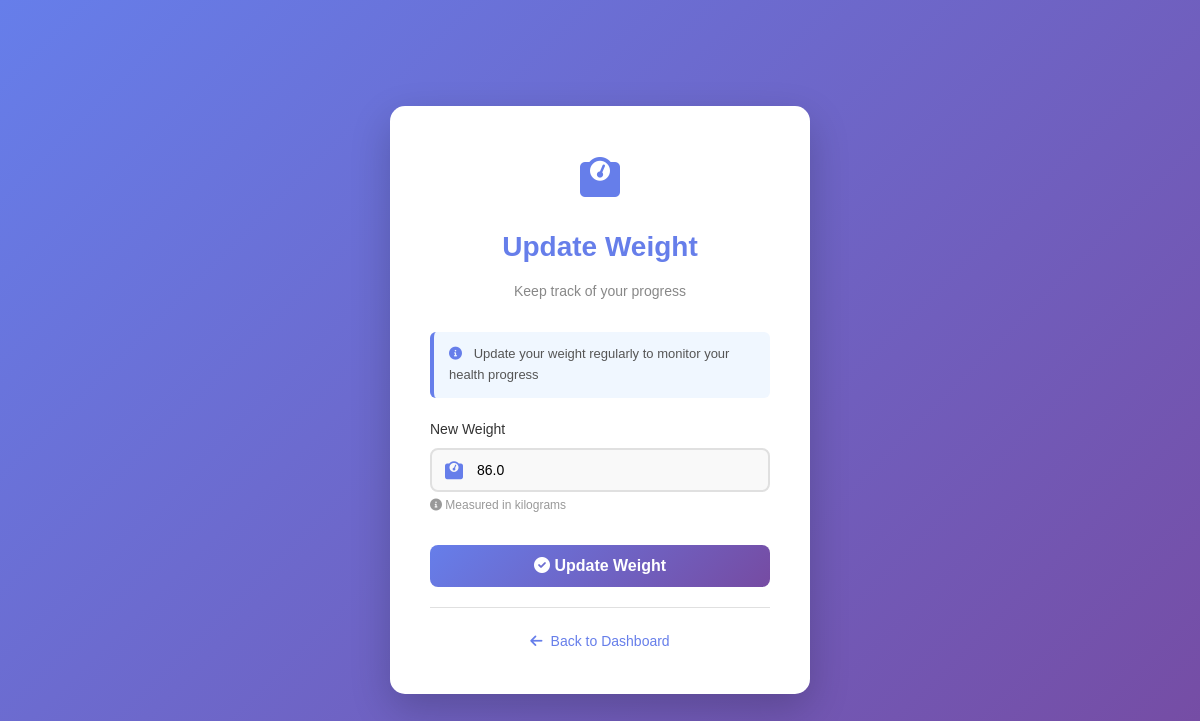
/update-weight/ (signed in), run on an earlier commit of the app's database.
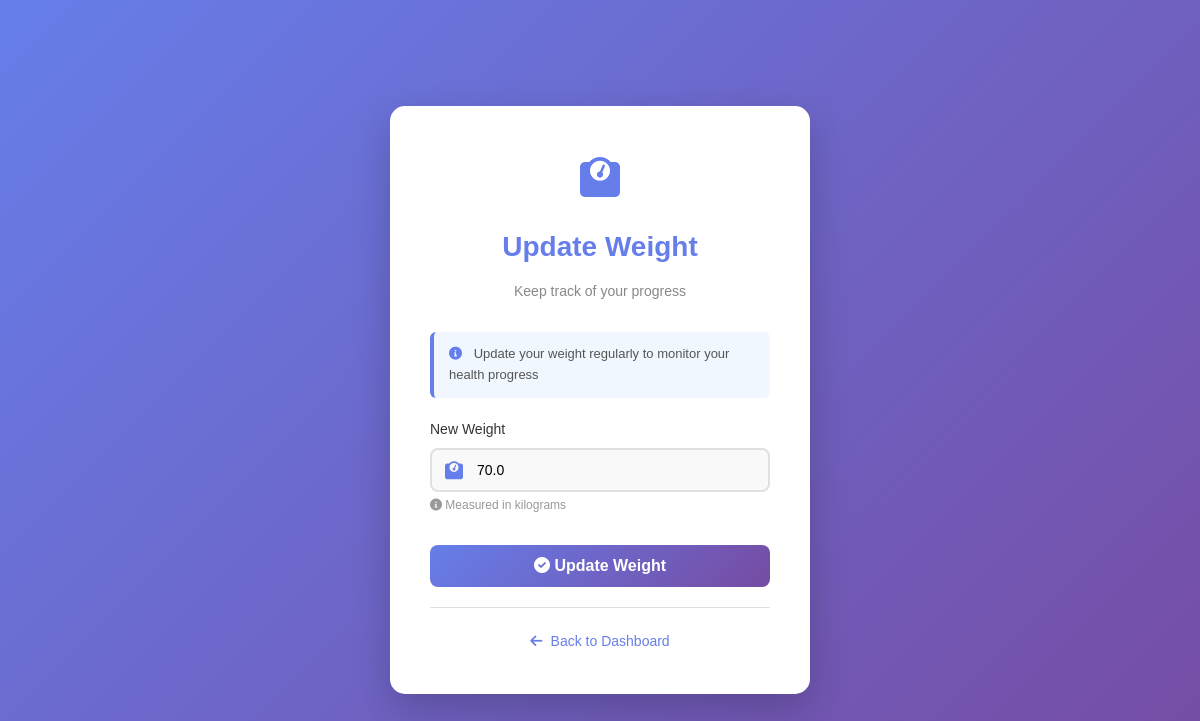
And on a later commit of the database.
### Calory/models.py (models this page shows, shortened)
class Profile(models.Model):
    GENDER = [('M','Male'),('F','Female')]
    ACTIVITY = [('low','Low'),('medium','Medium'),('high','High')]
    user = models.OneToOneField(User,on_delete=models.CASCADE)
    age = models.IntegerField()
    height = models.FloatField()
    weight = models.FloatField()
    gender = models.CharField(max_length=1,choices=GENDER)
    activity = models.CharField(max_length=10,choices=ACTIVITY)
    bmr = models.FloatField(default=0)
    target = models.FloatField(default=0)

### Calory/views.py (the view, shortened to what this page needs)
# urls.py: path('update-weight/', views.update_weight, name="update_weight"),
@login_required
def update_weight(request):
    profile = Profile.objects.get(user=request.user)
    return render(request,"Calory/update_weight.html",{
        "profile": profile
    })

### Calory/templates/Calory/update_weight.html (shortened to what this page needs)
{% load static %}
<!DOCTYPE html>
<html lang="en">
<head>
<link rel="stylesheet" href="{% static 'css/style.css' %}">
<link rel="stylesheet" href="https://cdnjs.cloudflare.com/ajax/libs/font-awesome/6.0.0/css/all.min.css">
</head>
<body>
<div class="weight-container">
    <div class="weight-header">
        <div class="logo-icon">
            <i class="fas fa-weight-scale"></i>
        </div>
        <h2>Update Weight</h2>
        <p>Keep track of your progress</p>
    </div>
    <div class="info-box">
        <i class="fas fa-info-circle"></i>
        Update your weight regularly to monitor your health progress
    </div>
    <form method="post">
        <div class="form-group">
            <label for="weight">New Weight</label>
            <div class="input-wrapper">
                <i class="fas fa-weight"></i>
                <input
                    type="number"
                    id="weight"
                    name="weight"
                    step="0.1"
                    value="{{ profile.weight }}"
                    placeholder="Enter weight in kg"
                    min="20"
                    max="300"
                    required>
            </div>
            <div class="weight-unit">
                <i class="fas fa-info-circle"></i> Measured in kilograms
            </div>
        </div>
        <button type="submit" class="update-btn">
            <i class="fas fa-check-circle"></i> Update Weight
        </button>
    </form>
    <div class="back-link-container">
        <a href="{% url 'dashboard' %}" class="back-link">
            <i class="fas fa-arrow-left"></i> Back to Dashboard
        </a>
    </div>
</div>
</body>
</html>

What changed in the data, as far as the page shows it:
changed Profile: weight "86.0" → "70.0"
